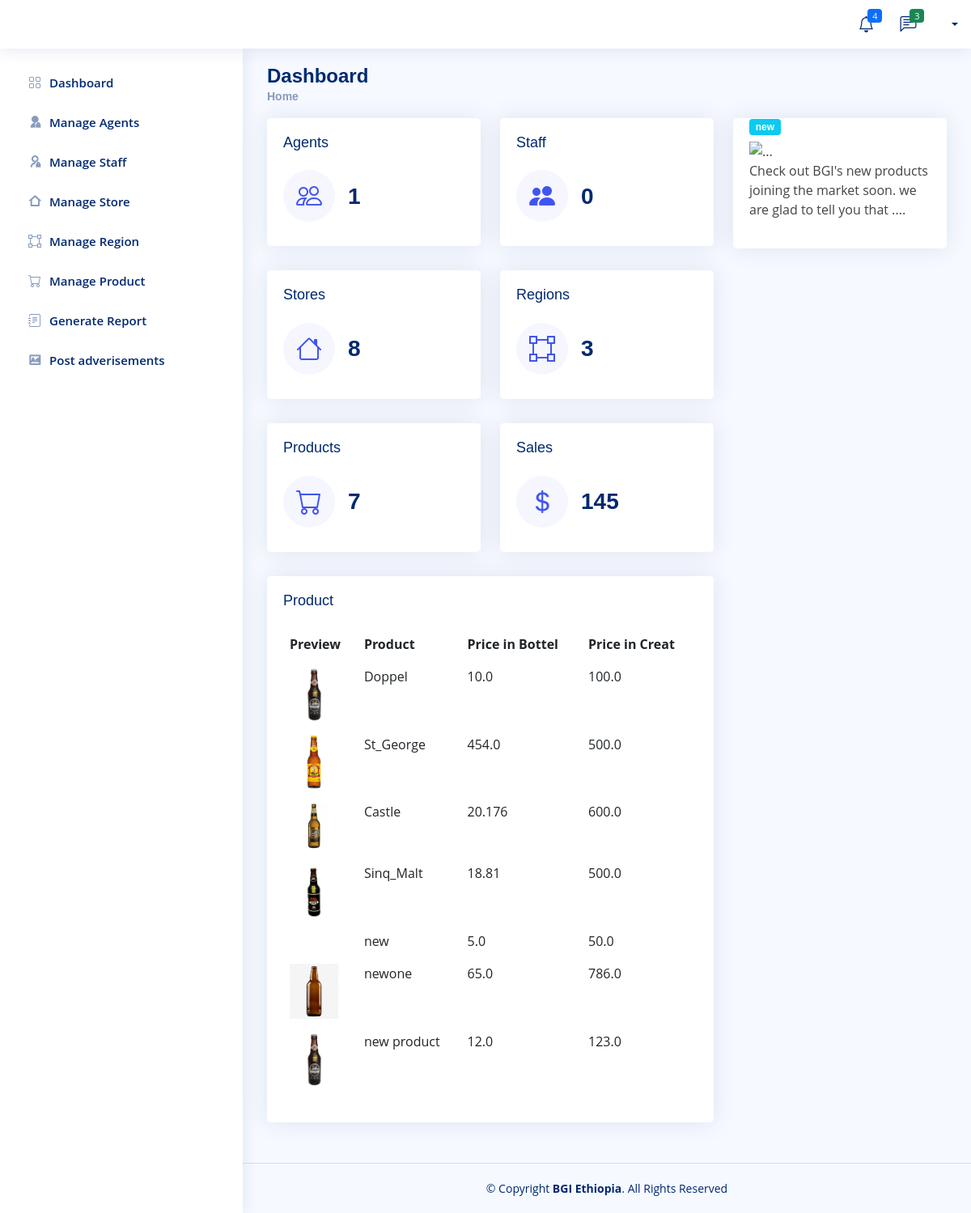
The app's page /BGI/product_dashboard, older data.
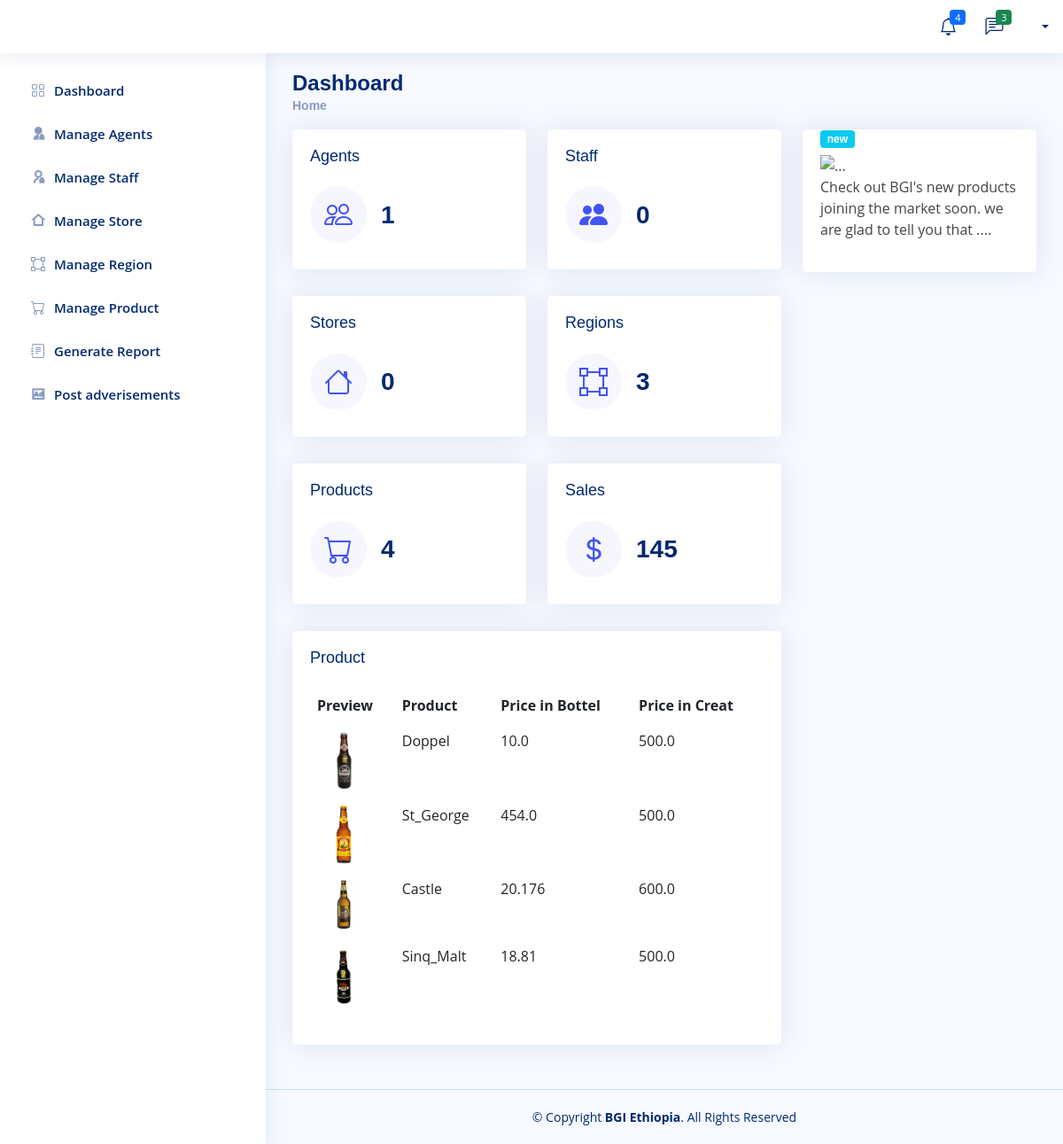
The same page, newer data.
### Company/models.py (models this page shows, shortened)
class Product(models.Model):
    Product_Name=models.CharField(max_length=200, null=True)
    img = models.ImageField(null=True,blank=True, upload_to='Product_img/',default='Product_img/castle-beer.jpg')
    Price_in_botle=models.FloatField(null=True,blank=True)
    Price_in_creates=models.FloatField(null=True,blank=True)

### Company/views.py (the view)
# urls.py: path('product_dashboard',views.product_dashboard,name="dashbord-product"),
def product_dashboard(request):
    all_agent = Agent.objects.all()
    S_staff = Company_Store_Manager.objects.all()
    F_staff = Finance_Manager.objects.all()
    total_agent = all_agent.count()
    tottal_staff = S_staff.count() + F_staff.count()
    all_store = Company_Store.objects.all()
    tottal_store = all_store.count()
    all_region = Region.objects.all()
    tottal_region = all_region.count()
    all_product = Product.objects.all()
    tottal_product = all_product.count()
    staff_finance_manager = Finance_Manager.objects.all()
    staff_company_store_manager = Company_Store_Manager.objects.all()
    context = {
        'all_agent' : all_agent,
        'total_agent' :total_agent,
        'tottal_staff' : tottal_staff,
        'all_store' :all_store,
        'all_region' :all_region,
        'tottal_store' : tottal_store,
        'tottal_region': tottal_region,
        'tottal_product' : tottal_product,
        'all_product':all_product,
        'staff_finance_manager' :staff_finance_manager,
        'staff_company_store_manager':staff_company_store_manager,
    }
    return render(request,'Company/dashboard/product.html',context)

### Templates/Company/dashboard/product.html
  {% extends 'Company/dashboard/admin.html'%}
  {% block admin%}
                <div class="card-body">
                    <h5 class="card-title">Product</h5>
                  <table class="table table-borderless">
                    <thead>
                      <tr>
                        <th scope="col">Preview</th>
                        <th scope="col">Product</th>
                        <th scope="col">Price in Bottel</th>
                        <th scope="col">Price in Creat</th>
                      </tr>
                    </thead>
                    <tbody>
                        {% for product in all_product %}
                      <tr>
                        <th scope="row"><a href="#"><img src="{{product.img.url}}" alt="" width="60"></a></th>
                        <td>{{product.Product_Name}}</td>
                        <td>{{product.Price_in_botle}}</td>
                        <td>{{product.Price_in_creates}}</td>
                      </tr>
                      {% endfor %}
                    </tbody>
                  </table>
                </div>
  {% endblock %}

Row changes from the older to the newer data that the page shows:
removed Product: Product_Name "new", Price_in_botle "5.0", Price_in_creates "50.0"
removed Product: img (picture), Product_Name "newone", Price_in_botle "65.0", Price_in_creates "786.0"
removed Product: img (picture), Product_Name "new product", Price_in_botle "12.0", Price_in_creates "123.0"
changed Product "Doppel": Price_in_creates "100.0" → "500.0"
Text that changed along with them:
{{ tottal_store }}: "8" → "0"
{{ tottal_product }}: "7" → "4"
